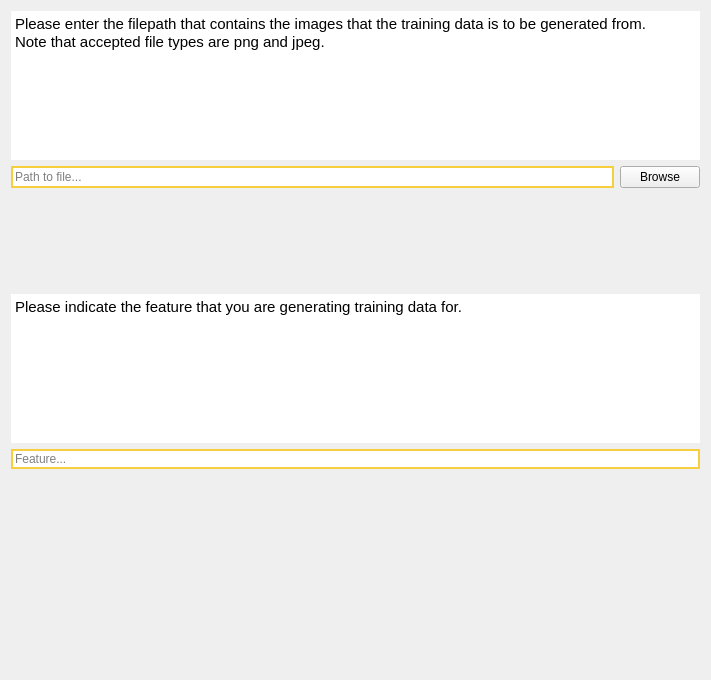
<?xml version="1.0" encoding="UTF-8"?>
<ui version="4.0">
 <class>FileOpen</class>
 <widget class="QWidget" name="FileOpen">
  <property name="geometry">
   <rect>
    <x>0</x>
    <y>0</y>
    <width>711</width>
    <height>680</height>
   </rect>
  </property>
  <property name="sizePolicy">
   <sizepolicy hsizetype="Minimum" vsizetype="Expanding">
    <horstretch>0</horstretch>
    <verstretch>0</verstretch>
   </sizepolicy>
  </property>
  <property name="minimumSize">
   <size>
    <width>711</width>
    <height>0</height>
   </size>
  </property>
  <property name="maximumSize">
   <size>
    <width>711</width>
    <height>16777215</height>
   </size>
  </property>
  <property name="windowTitle">
   <string>File Input</string>
  </property>
  <property name="styleSheet">
   <string notr="true"/>
  </property>
  <layout class="QVBoxLayout" name="verticalLayout">
   <item>
    <layout class="QVBoxLayout" name="vertical_layout_box">
     <item>
      <widget class="QTextBrowser" name="instruction_text">
       <property name="sizePolicy">
        <sizepolicy hsizetype="Expanding" vsizetype="Expanding">
         <horstretch>0</horstretch>
         <verstretch>0</verstretch>
        </sizepolicy>
       </property>
       <property name="styleSheet">
        <string notr="true">border-width: 0px; border-style: solid</string>
       </property>
       <property name="frameShape">
        <enum>QFrame::NoFrame</enum>
       </property>
       <property name="frameShadow">
        <enum>QFrame::Plain</enum>
       </property>
       <property name="html">
        <string>&lt;!DOCTYPE HTML PUBLIC &quot;-//W3C//DTD HTML 4.0//EN&quot; &quot;http://www.w3.org/TR/REC-html40/strict.dtd&quot;&gt;
&lt;html&gt;&lt;head&gt;&lt;meta name=&quot;qrichtext&quot; content=&quot;1&quot; /&gt;&lt;style type=&quot;text/css&quot;&gt;
p, li { white-space: pre-wrap; }
&lt;/style&gt;&lt;/head&gt;&lt;body style=&quot; font-family:'Ubuntu'; font-size:11pt; font-weight:400; font-style:normal;&quot;&gt;
&lt;p style=&quot; margin-top:0px; margin-bottom:0px; margin-left:0px; margin-right:0px; -qt-block-indent:0; text-indent:0px;&quot;&gt;Please enter the filepath that contains the images that the training data is to be generated from.&lt;/p&gt;
&lt;p style=&quot; margin-top:0px; margin-bottom:0px; margin-left:0px; margin-right:0px; -qt-block-indent:0; text-indent:0px;&quot;&gt;Note that accepted file types are png and jpeg.&lt;/p&gt;&lt;/body&gt;&lt;/html&gt;</string>
       </property>
      </widget>
     </item>
     <item>
      <layout class="QHBoxLayout" name="horizontal_layout_box">
       <item>
        <widget class="QLineEdit" name="filepath">
         <property name="sizePolicy">
          <sizepolicy hsizetype="Expanding" vsizetype="MinimumExpanding">
           <horstretch>0</horstretch>
           <verstretch>0</verstretch>
          </sizepolicy>
         </property>
         <property name="autoFillBackground">
          <bool>false</bool>
         </property>
         <property name="styleSheet">
          <string notr="true">border: 2px solid #f7ce3e;</string>
         </property>
         <property name="text">
          <string/>
         </property>
         <property name="placeholderText">
          <string>Path to file...</string>
         </property>
        </widget>
       </item>
       <item>
        <widget class="QPushButton" name="browse_button">
         <property name="text">
          <string>Browse</string>
         </property>
        </widget>
       </item>
      </layout>
     </item>
     <item>
      <spacer name="verticalSpacer_2">
       <property name="orientation">
        <enum>Qt::Vertical</enum>
       </property>
       <property name="sizeType">
        <enum>QSizePolicy::MinimumExpanding</enum>
       </property>
       <property name="sizeHint" stdset="0">
        <size>
         <width>20</width>
         <height>100</height>
        </size>
       </property>
      </spacer>
     </item>
     <item>
      <widget class="QTextBrowser" name="training_label_text">
       <property name="sizePolicy">
        <sizepolicy hsizetype="Expanding" vsizetype="Expanding">
         <horstretch>0</horstretch>
         <verstretch>0</verstretch>
        </sizepolicy>
       </property>
       <property name="styleSheet">
        <string notr="true">border-width: 0px; border-style: solid</string>
       </property>
       <property name="html">
        <string>&lt;!DOCTYPE HTML PUBLIC &quot;-//W3C//DTD HTML 4.0//EN&quot; &quot;http://www.w3.org/TR/REC-html40/strict.dtd&quot;&gt;
&lt;html&gt;&lt;head&gt;&lt;meta name=&quot;qrichtext&quot; content=&quot;1&quot; /&gt;&lt;style type=&quot;text/css&quot;&gt;
p, li { white-space: pre-wrap; }
&lt;/style&gt;&lt;/head&gt;&lt;body style=&quot; font-family:'Ubuntu'; font-size:11pt; font-weight:400; font-style:normal;&quot;&gt;
&lt;p style=&quot; margin-top:0px; margin-bottom:0px; margin-left:0px; margin-right:0px; -qt-block-indent:0; text-indent:0px;&quot;&gt;Please indicate the feature that you are generating training data for.&lt;/p&gt;&lt;/body&gt;&lt;/html&gt;</string>
       </property>
      </widget>
     </item>
     <item>
      <widget class="QLineEdit" name="training_label_edit">
       <property name="styleSheet">
        <string notr="true">border: 2px solid #f7ce3e;</string>
       </property>
       <property name="placeholderText">
        <string>Feature...</string>
       </property>
      </widget>
     </item>
     <item>
      <spacer name="verticalSpacer_4">
       <property name="orientation">
        <enum>Qt::Vertical</enum>
       </property>
       <property name="sizeType">
        <enum>QSizePolicy::MinimumExpanding</enum>
       </property>
       <property name="sizeHint" stdset="0">
        <size>
         <width>20</width>
         <height>100</height>
        </size>
       </property>
      </spacer>
     </item>
     <item>
      <spacer name="verticalSpacer_3">
       <property name="orientation">
        <enum>Qt::Vertical</enum>
       </property>
       <property name="sizeType">
        <enum>QSizePolicy::MinimumExpanding</enum>
       </property>
       <property name="sizeHint" stdset="0">
        <size>
         <width>20</width>
         <height>100</height>
        </size>
       </property>
      </spacer>
     </item>
    </layout>
   </item>
   <item>
    <spacer name="verticalSpacer">
     <property name="orientation">
      <enum>Qt::Vertical</enum>
     </property>
     <property name="sizeHint" stdset="0">
      <size>
       <width>20</width>
       <height>40</height>
      </size>
     </property>
    </spacer>
   </item>
  </layout>
 </widget>
 <resources/>
 <connections/>
</ui>
